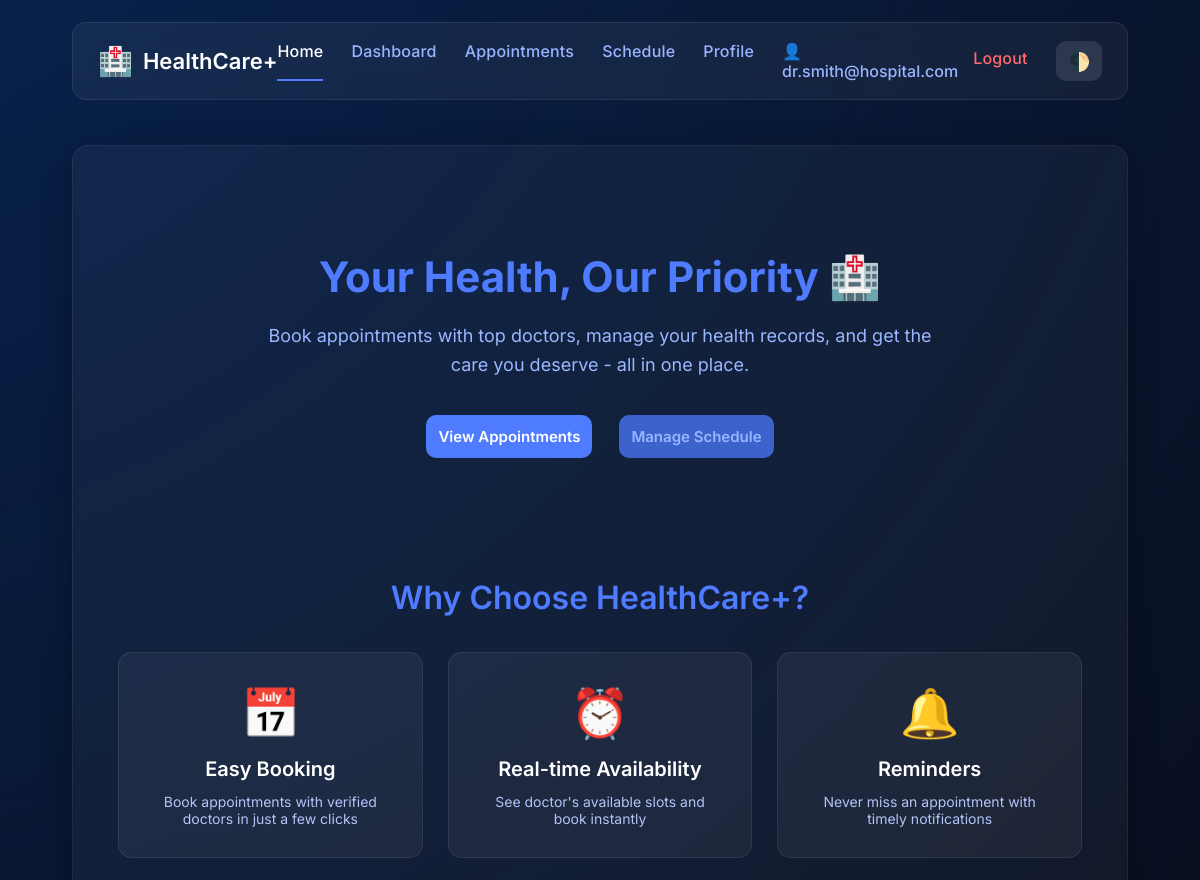
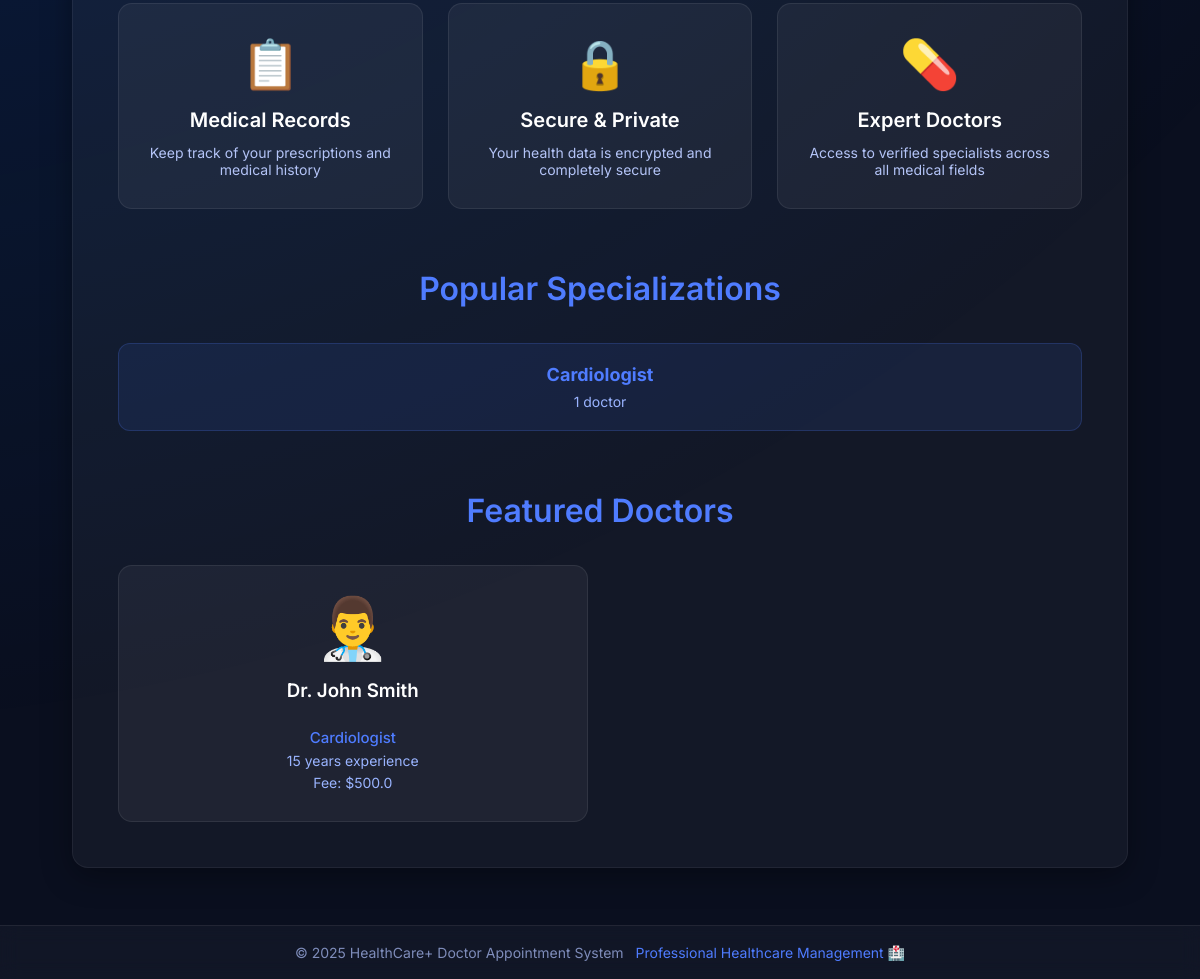
/ (signed in), run on the app's committed database (2 pictures, top to bottom).
### tables this page shows
CREATE TABLE users (
id INTEGER PRIMARY KEY AUTOINCREMENT,
email TEXT UNIQUE NOT NULL,
password TEXT NOT NULL,
role TEXT NOT NULL CHECK (role IN ('patient', 'doctor', 'admin')),
is_active INTEGER DEFAULT 1,
created_at DATETIME DEFAULT CURRENT_TIMESTAMP,
updated_at DATETIME DEFAULT CURRENT_TIMESTAMP
);

CREATE TABLE doctors (
id INTEGER PRIMARY KEY AUTOINCREMENT,
user_id INTEGER UNIQUE NOT NULL,
full_name TEXT NOT NULL,
specialization TEXT NOT NULL,
qualification TEXT,
registration_number TEXT UNIQUE NOT NULL,
phone TEXT,
address TEXT,
experience_years INTEGER,
consultation_fee REAL,
bio TEXT,
profile_image TEXT,
is_verified INTEGER DEFAULT 0,
created_at DATETIME DEFAULT CURRENT_TIMESTAMP,
updated_at DATETIME DEFAULT CURRENT_TIMESTAMP,
FOREIGN KEY (user_id) REFERENCES users(id) ON DELETE CASCADE
);

### routes/main.py (the view)
@main_bp.route('/')
def index():
    try:
        with get_db_cursor(main_bp.config) as cursor:
            featured_doctors = Doctor.get_all_verified(cursor, limit=6)
            cursor.execute("""
                SELECT specialization, COUNT(*) as count
                FROM doctors
                WHERE is_verified = 1
                GROUP BY specialization
                ORDER BY count DESC
                LIMIT 6
            """)
            specializations = cursor.fetchall()
            return render_template(
                'home.html',
                featured_doctors=featured_doctors,
                specializations=specializations,
                title='Welcome to Doctor Appointment System'
            )
    except Exception as e:
        return render_template(
            'home.html',
            featured_doctors=[],
            specializations=[],
            title='Welcome to Doctor Appointment System'
        )

### models.py (called while the page is built)
    @staticmethod
    def get_all_verified(cursor, limit=None, offset=0):
        query = """
            SELECT d.*, u.email
            FROM doctors d
            JOIN users u ON d.user_id = u.id
            WHERE d.is_verified = 1 AND u.is_active = 1
            ORDER BY d.full_name
        """
        if limit:
            query += f" LIMIT {limit} OFFSET {offset}"
        cursor.execute(query)
        return cursor.fetchall()

### utils.py (called while the page is built)
def get_db_connection(config):
    db_path = getattr(config, "DB_PATH", "hospital.db")
    connection = sqlite3.connect(
        db_path,
        detect_types=sqlite3.PARSE_DECLTYPES | sqlite3.PARSE_COLNAMES,
        check_same_thread=False
    )
    connection.row_factory = sqlite3.Row
    connection.execute("PRAGMA foreign_keys = ON")
    return connection

@contextmanager
def get_db_cursor(config):
    connection = get_db_connection(config)
    cursor = connection.cursor()
    try:
        yield cursor
        connection.commit()
    except Exception as e:
        connection.rollback()
        raise e
    finally:
        cursor.close()
        connection.close()

### templates/home.html (shortened to what this page needs)
{% extends "base.html" %}
{% block content %}
<div class="home-hero">
    <h1 class="hero-title">Your Health, Our Priority 🏥</h1>
    <p class="hero-subtitle">
        Book appointments with top doctors, manage your health records,
        and get the care you deserve - all in one place.
    </p>
    <div class="hero-buttons">
        {% if not logged_in %}
        <a href="{{ url_for('auth.register_patient') }}" class="btn btn-primary">Get Started as Patient</a>
        <a href="{{ url_for('auth.register_doctor') }}" class="btn btn-secondary">Join as Doctor</a>
        <a href="{{ url_for('auth.login') }}" class="btn btn-outline">Admin Login</a>
        {% else %}
        {% if user_role == 'patient' %}
        <a href="{{ url_for('patient.find_doctors') }}" class="btn btn-primary">Book Appointment</a>
        <a href="{{ url_for('patient.dashboard') }}" class="btn btn-secondary">My Dashboard</a>
        {% elif user_role == 'doctor' %}
        <a href="{{ url_for('doctor.dashboard') }}" class="btn btn-primary">View Appointments</a>
        <a href="{{ url_for('doctor.schedule') }}" class="btn btn-secondary">Manage Schedule</a>
        {% elif user_role == 'admin' %}
        <a href="{{ url_for('admin.dashboard') }}" class="btn btn-primary">Admin Dashboard</a>
        <a href="{{ url_for('admin.manage_doctors') }}" class="btn btn-secondary">Manage Doctors</a>
        {% endif %}
        {% endif %}
    </div>
</div>
<div class="features-section">
    <h2 class="section-title">Why Choose HealthCare+?</h2>
    <div class="features-grid">
        <div class="feature-card">
            <div class="feature-icon">📅</div>
            <h3>Easy Booking</h3>
            <p>Book appointments with verified doctors in just a few clicks</p>
        </div>
        <div class="feature-card">
            <div class="feature-icon">⏰</div>
            <h3>Real-time Availability</h3>
            <p>See doctor's available slots and book instantly</p>
        </div>
        <div class="feature-card">
            <div class="feature-icon">🔔</div>
            <h3>Reminders</h3>
            <p>Never miss an appointment with timely notifications</p>
        </div>
        <div class="feature-card">
            <div class="feature-icon">📋</div>
            <h3>Medical Records</h3>
            <p>Keep track of your prescriptions and medical history</p>
        </div>
        <div class="feature-card">
            <div class="feature-icon">🔒</div>
            <h3>Secure & Private</h3>
            <p>Your health data is encrypted and completely secure</p>
        </div>
        <div class="feature-card">
            <div class="feature-icon">💊</div>
            <h3>Expert Doctors</h3>
            <p>Access to verified specialists across all medical fields</p>
        </div>
    </div>
</div>
{% if specializations %}
<div class="specializations-section">
    <h2 class="section-title">Popular Specializations</h2>
    <div class="specializations-grid">
        {% for spec in specializations %}
        <div class="spec-card">
            <h4>{{ spec.specialization }}</h4>
            <p>{{ spec.count }} doctor{{ 's' if spec.count != 1 else '' }}</p>
        </div>
        {% endfor %}
    </div>
</div>
{% endif %}
{% if featured_doctors %}
<div class="featured-doctors-section">
    <h2 class="section-title">Featured Doctors</h2>
    <div class="doctors-grid">
        {% for doctor in featured_doctors %}
        <div class="doctor-card">
            <div class="doctor-avatar">👨‍⚕️</div>
            <h3>{{ doctor.full_name }}</h3>
            <p class="doctor-spec">{{ doctor.specialization }}</p>
            <p class="doctor-exp">{{ doctor.experience_years }} years experience</p>
            {% if doctor.consultation_fee %}
            <p class="doctor-fee">Fee: ${{ doctor.consultation_fee }}</p>
            {% endif %}
        </div>
        {% endfor %}
    </div>
</div>
{% endif %}
{% endblock %}

### templates/base.html (shortened to what this page needs)
<!DOCTYPE html>
<html lang="en">
<head>
    <link rel="stylesheet" href="{{ url_for('static', filename='style.css') }}">
</head>
<body class="app-body">
    <div class="app-gradient-bg"></div>
    <div class="app-container">
        <header class="app-header glass-panel">
            <div class="app-logo">
                <span class="logo-icon">🏥</span>
                <span class="logo-text">HealthCare+</span>
            </div>
            <nav class="app-nav">
                <a href="{{ url_for('main.index') }}" class="nav-link {% if request.path == '/' %}active{% endif %}">
                    Home
                </a>
                {% if not logged_in %}
                <a href="{{ url_for('auth.login') }}"
                    class="nav-link {% if '/auth/login' in request.path %}active{% endif %}">
                    Login
                </a>
                <a href="{{ url_for('auth.register_patient') }}"
                    class="nav-link {% if '/register' in request.path %}active{% endif %}">
                    Register
                </a>
                {% else %}
                {% if user_role == 'doctor' %}
                <a href="{{ url_for('doctor.dashboard') }}"
                    class="nav-link {% if '/doctor/dashboard' in request.path %}active{% endif %}">
                    Dashboard
                </a>
                <a href="{{ url_for('doctor.appointments') }}"
                    class="nav-link {% if '/doctor/appointments' in request.path %}active{% endif %}">
                    Appointments
                </a>
                <a href="{{ url_for('doctor.schedule') }}"
                    class="nav-link {% if '/doctor/schedule' in request.path %}active{% endif %}">
                    Schedule
                </a>
                <a href="{{ url_for('doctor.profile') }}"
                    class="nav-link {% if '/doctor/profile' in request.path %}active{% endif %}">
                    Profile
                </a>
                {% endif %}
                <div class="nav-user-menu">
                    <span class="nav-user-name">👤 {{ user_name }}</span>
                    <a href="{{ url_for('auth.logout') }}" class="nav-link logout-link">Logout</a>
                </div>
                {% endif %}
                <button id="themeToggle" class="theme-btn">🌓</button>
            </nav>
        </header>
        <main class="app-main">
            {% block content %}
            {% endblock %}
        </main>
    </div>
    <footer class="app-footer">
        <span>© 2025 HealthCare+ Doctor Appointment System</span>
        <span class="footer-accent">Professional Healthcare Management 🏥</span>
    </footer>
</body>
</html>

### data on the page
users: email "dr.smith@hospital.com"
doctors: full_name "Dr. John Smith", specialization "Cardiologist", experience_years "15", consultation_fee "500.0"

### other printed values
{{ spec.specialization }} "Cardiologist"
{{ spec.count }} "1"
